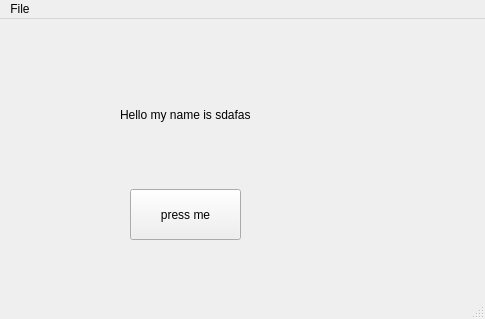
<?xml version="1.0" encoding="UTF-8"?>
<ui version="4.0">
 <class>MainWindow</class>
 <widget class="QMainWindow" name="MainWindow">
  <property name="geometry">
   <rect>
    <x>0</x>
    <y>0</y>
    <width>485</width>
    <height>319</height>
   </rect>
  </property>
  <property name="windowTitle">
   <string>MainWindow</string>
  </property>
  <widget class="QWidget" name="centralwidget">
   <widget class="QPushButton" name="button1">
    <property name="geometry">
     <rect>
      <x>130</x>
      <y>170</y>
      <width>111</width>
      <height>51</height>
     </rect>
    </property>
    <property name="text">
     <string>press me</string>
    </property>
   </widget>
   <widget class="QLabel" name="label1">
    <property name="geometry">
     <rect>
      <x>120</x>
      <y>80</y>
      <width>161</width>
      <height>31</height>
     </rect>
    </property>
    <property name="text">
     <string>Hello my name is sdafas</string>
    </property>
   </widget>
  </widget>
  <widget class="QMenuBar" name="menubar">
   <property name="geometry">
    <rect>
     <x>0</x>
     <y>0</y>
     <width>485</width>
     <height>22</height>
    </rect>
   </property>
   <widget class="QMenu" name="menuFile">
    <property name="title">
     <string>File</string>
    </property>
   </widget>
   <addaction name="menuFile"/>
  </widget>
  <widget class="QStatusBar" name="statusbar"/>
 </widget>
 <resources/>
 <connections/>
</ui>
